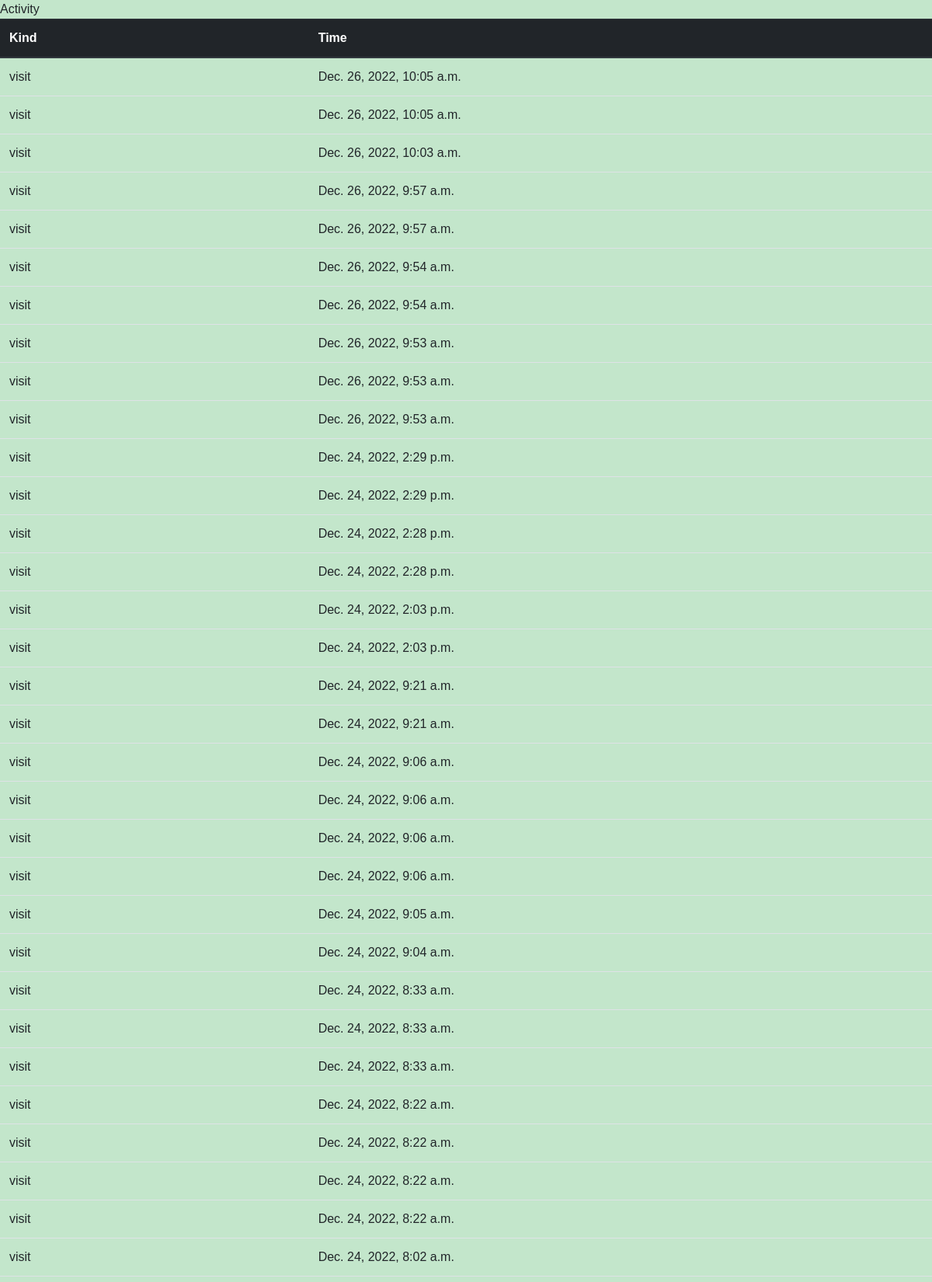
Page /en/home/activity (upper part) on the committed database.
### exam/models.py (models this page shows)
class Activity(models.Model):
    kind = models.CharField(max_length = 50)
    time = models.DateTimeField(auto_now_add=True)

### exam/views.py (the view)
# urls.py: path("activity", ActivityView.as_view(), name="activity")
class ActivityView(View):
    template_name = "activity.html"
    def get(self, request, *args, **kwargs):
        activities = Activity.objects.all()[::-1]
        context = {"activities" : activities}
        return render(request, self.template_name, context)

### exam/templates/activity.html
{% extends "base.html" %}
{% load i18n %}
{% block content %}
Activity
<table class="table">
    <thead class="thead-dark">
      <tr>
        {% load static %}
        <th scope="col">Kind</th>
        <th scope="col">Time</th>
      </tr>
    </thead>
    <tbody id="tbody">
        {% for activity in activities %}
        <tr>
            <td>{{activity.kind}}</td>
            <td>{{activity.time}}</td>
        </tr>
        {% endfor %}
    </tbody>
  </table>
{% endblock %}

### static/css/general.css (style rules this page uses)
body { font-family: Arial; background-color: rgb(195, 230, 203); }

### rows in the picture
Activity: kind "visit", time "Dec. 26, 2022, 10:05 a.m."
Activity: kind "visit", time "Dec. 26, 2022, 10:05 a.m."
Activity: kind "visit", time "Dec. 26, 2022, 10:03 a.m."
Activity: kind "visit", time "Dec. 26, 2022, 9:57 a.m."
Activity: kind "visit", time "Dec. 26, 2022, 9:57 a.m."
Activity: kind "visit", time "Dec. 26, 2022, 9:54 a.m."
Activity: kind "visit", time "Dec. 26, 2022, 9:54 a.m."
Activity: kind "visit", time "Dec. 26, 2022, 9:53 a.m."
Activity: kind "visit", time "Dec. 26, 2022, 9:53 a.m."
Activity: kind "visit", time "Dec. 26, 2022, 9:53 a.m."
Activity: kind "visit", time "Dec. 24, 2022, 2:29 p.m."
Activity: kind "visit", time "Dec. 24, 2022, 2:29 p.m."
Activity: kind "visit", time "Dec. 24, 2022, 2:28 p.m."
Activity: kind "visit", time "Dec. 24, 2022, 2:28 p.m."
Activity: kind "visit", time "Dec. 24, 2022, 2:03 p.m."
Activity: kind "visit", time "Dec. 24, 2022, 2:03 p.m."
Activity: kind "visit", time "Dec. 24, 2022, 9:21 a.m."
Activity: kind "visit", time "Dec. 24, 2022, 9:21 a.m."
Activity: kind "visit", time "Dec. 24, 2022, 9:06 a.m."
Activity: kind "visit", time "Dec. 24, 2022, 9:06 a.m."
Activity: kind "visit", time "Dec. 24, 2022, 9:06 a.m."
Activity: kind "visit", time "Dec. 24, 2022, 9:06 a.m."
Activity: kind "visit", time "Dec. 24, 2022, 9:05 a.m."
Activity: kind "visit", time "Dec. 24, 2022, 9:04 a.m."
Activity: kind "visit", time "Dec. 24, 2022, 8:33 a.m."
Activity: kind "visit", time "Dec. 24, 2022, 8:33 a.m."
Activity: kind "visit", time "Dec. 24, 2022, 8:33 a.m."
Activity: kind "visit", time "Dec. 24, 2022, 8:22 a.m."
Activity: kind "visit", time "Dec. 24, 2022, 8:22 a.m."
Activity: kind "visit", time "Dec. 24, 2022, 8:22 a.m."
Activity: kind "visit", time "Dec. 24, 2022, 8:22 a.m."
Activity: kind "visit", time "Dec. 24, 2022, 8:02 a.m."
